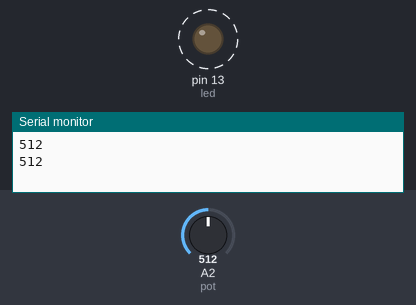
Bench run of a sketch on a simulated Arduino Uno, built with avr-gcc and run on an emulated ATmega328P. Parts: output pins drawn as LEDs (lit = HIGH), the last lines printed to the serial monitor. Dashed ring = blinking. Inputs (shaded band) come from the test bench; at power-on: A2 (pot) = 512.

Above: at 1.8 s.
1.9 s: A2 (pot) set to 306
At 2.2 s:
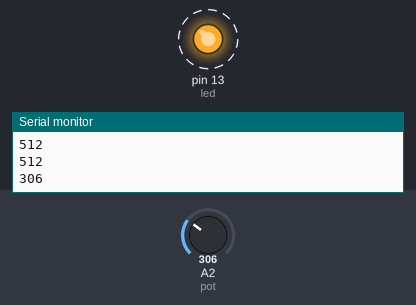
5.4 s: A2 (pot) set to 122
At 5.56 s:
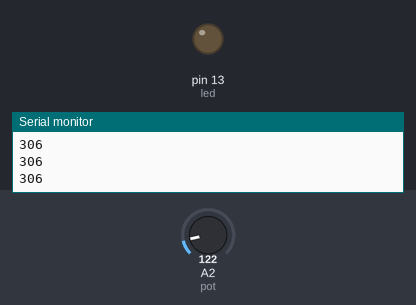
Timing chart, 0 to 14.9 s (numbered marks = the images above; inputs shaded):
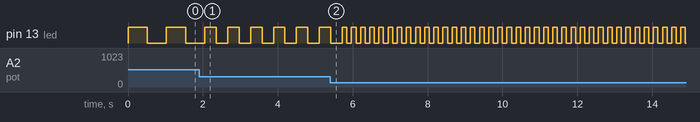

Measured:
- after the input at 1.9 s, pin 13 (led): alternates HIGH for 0.31 s and LOW for 0.31 s, starting after 0.46 s
- by itself, pin 13 (led): alternates HIGH for 0.51 s and LOW for 0.51 s

The sketch:

potentiometer_tester.ino
```cpp
const int led=13;
int val=0;
const int pot=2;
void setup() {
  // put your setup code here, to run once:
  Serial.begin(9600);
  pinMode(led,OUTPUT);
  pinMode(pot,INPUT);
}

void loop() {
  // put your main code here, to run repeatedly:
  val=analogRead(pot);
  Serial.print(val);
  Serial.print('\n');
  digitalWrite(led,HIGH);
  delay(val);
  digitalWrite(led,LOW);
  delay(val);
}
```
